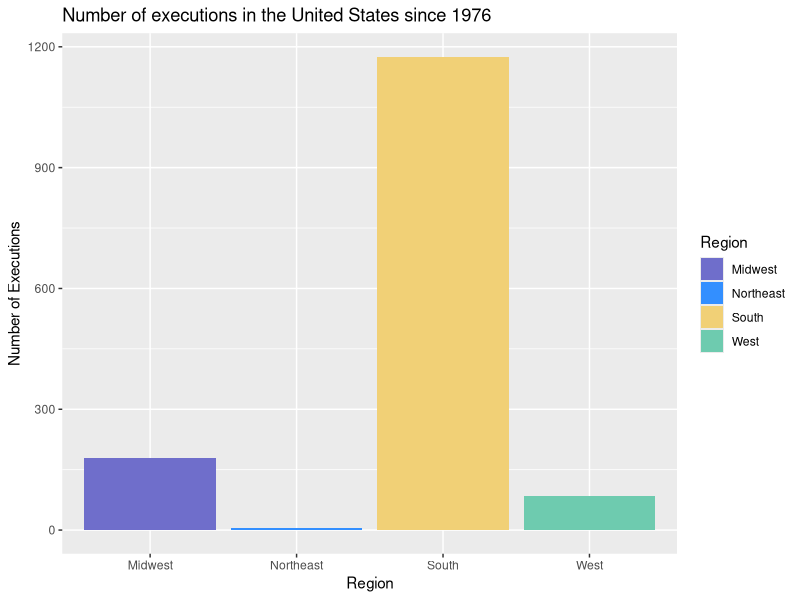
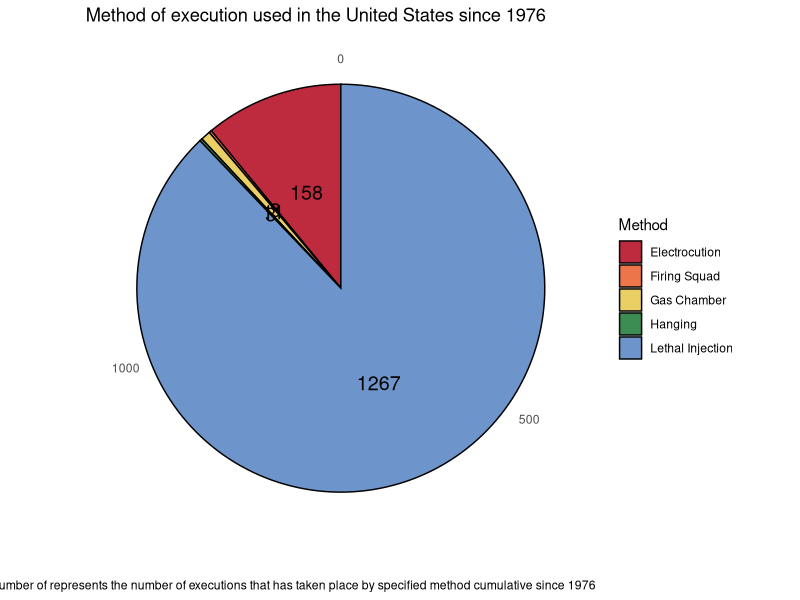
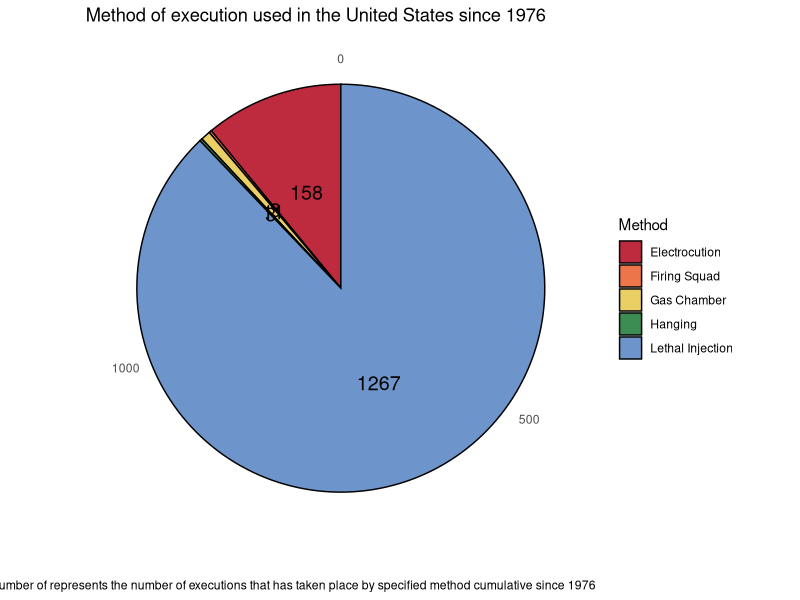

The R script that drew these images, in order:
install.packages("tidyverse")
install.packages("ggplot2")
library(tidyverse)
library(ggplot2)

data <- read_csv("database.csv")

ggplot(data, aes(x = Region, fill=Region)) +
  geom_bar(position = "dodge") +
  labs(x = "Region",
       y = "Number of Executions",
       title = "Number of executions in the United States since 1976") +
  scale_fill_manual(values = c("#6F6ECB",
                               "#338FFF",
                               "#F1D076",
                               "#6ECBAF"))

#ggsave("vis1.png")

count <- data %>% count(Method)

ggplot(count, aes(x = "", y = n, fill = Method)) +
  geom_col(color = "black") +
  geom_text(aes(label = n),
            position = position_stack(vjust = 0.5),
            size = 5) +
  coord_polar(theta = "y") +
  labs(x = "", y = "", title = "Method of execution used in the United States since 1976",
       caption = "The number of represents the number of executions that has taken place by specified method cumulative since 1976") +
  scale_fill_manual(values = c("#BE2A3E",
                               "#EC754A",
                               "#EACF65",
                               "#3C8D53",
                               "#6E95CB")) +
  theme_minimal() +
  theme(panel.grid = element_blank())

ggsave("vis2.png")

